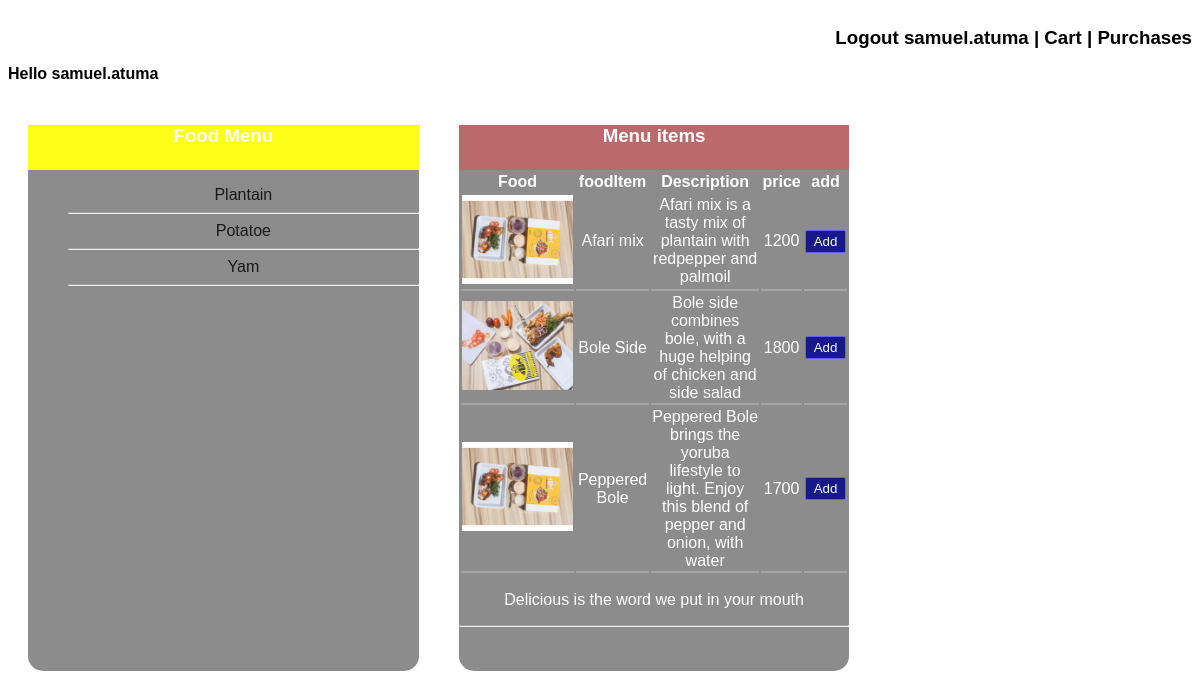
The app's page /bolemix/getmenu/Plantain/ (signed in) with its own data.
### bolemix/models.py (models this page shows, shortened)
class Plantain(models.Model):
    name = models.CharField(max_length=64)
    descr = models.CharField(max_length=120)
    price = models.IntegerField()
    img = models.ImageField(upload_to='food/imgs/plantain', null=True, blank=True)

### bolemix/views.py (the view)
# urls.py: path('getmenu/<str:names>/', views.getmenu, name='getmenu'),
def getmenu(request, names):
    if request.user.is_authenticated:
        if len(displayMsgs)>0:
            length = len(displayMsgs) - 1
            displayMsg = displayMsgs[length]
        else:
            displayMsg = ''
        for val in foodMenu:
            if val[0] == names:
                foodItems = val[1]
                return render(request, 'bolemix/menus.html', {'foodItems': foodItems, 'total': foodMenu, 'displayMsg': displayMsg, 'user': request.user})
    else:
        return render(request, 'bolemix/login.html', {'form': LoginForm(),'msg': 'Log in to get access to dbolemix'})

### bolemix/templates/bolemix/menus.html (shortened to what this page needs)
<!DOCTYPE html>
<html>
    <head>
    </head>
    <body>
        <h3 class='routingTo'><span><a href='{% url "logoutView" %}'>Logout {{ user }}</a></span> | <span><a href='{% url "purchased" %}'>Cart</a></span> | <span><a href='{% url "requested" %}'>Purchases</a></span></h3>
        <br>
        <br>
        <h4>Hello {{ user }}</h4>
        <div id='enbody'>
        <div id='designI'>
            <h3 class='menudesign'>Food Menu</h3>
        <ul>
            {% if total %}
                {% for food in total %}
                    <li><a href='{% url "getmenu" food.0 %}'>{{ food.0 }}</a></li>
                    <hr>
                {% endfor %}
            {% else %}
            <li> No menu yet</li>
            {% endif %}
        </ul>
     </div>
     <div id='designII'>
         <h3 id='menudesign'>Menu items</h3>
            {% if foodItems %}
                <table>
                    <tr>
                        <th>
                            Food
                        </th>
                        <th>
                            foodItem
                        </th>
                        <th>
                            Description
                        </th>
                        <th>
                            price
                        </th>
                        <th>
                            add
                        </th>
                    </tr>
                {% for foodItem in foodItems %}
                <tr>
                    <td style='width:30%'>
                        {% if foodItem.img %}
                        <img src='{{ foodItem.img.url }}' alt='{{ foodItem.name }}' style='width:100%'>
                        {% else %}
                        No image
                        {% endif %}
                    </td>
                    <td><a href="{% url 'getmenu' foodItem.name %}"></a>{{ foodItem.name }}</a></td>
                    <td><a href="{% url 'getmenu' foodItem.name %}"></a> {{ foodItem.descr }}</a></td>
                    <td><a href="{% url 'getmenu' foodItem.name %}"></a> {{ foodItem.price }}</a></td>
                    <td><button class='addToCart' data-food='{{ foodItem.name }}' data-price='{{ foodItem.price }}'>Add</button></td>
                </tr>
                {% endfor %}
                </table>
                {% else %}
                <li>No menu yet</li>
                {% endif %}
                <p id='stylish'>{{ displayMsg }}</p>
                <hr>
                <br>
                <br>
            </div>
            <br>
        </div>
    </body>
    </body>
</html>

### bolemix/templates/bolemix/menus.html (style rules this page uses)
body { background-color: white; font-family: Arial, Helvetica, sans-serif; }
button { background-color: navy; border-radius: 2px; color: aliceblue; border: 1px solid rgb(81, 81, 244); padding: 3px; padding-left: 8px; padding-right: 8px; cursor: pointer; }
#enbody { display: flex; flex-wrap: wrap; }
li { list-style: none; }
a { text-decoration: none; color: black; }
@media (min-width: 805px) { #designI, #designII, #designIII { text-align: center; border-radius: 15px; width: 33%; background-color: gray; opacity: 0.9; color: white; margin: 20px; } }
.routingTo { float: right; clear: both; }
td { border-bottom: 2px solid rgb(157, 156, 156); }
#menudesign { top: 0px; background-color: rgb(179, 90, 90); margin: auto; height: 45px; opacity: 1; text-align: center; }
.menudesign { height: 45px; margin: auto; top: 0px; background-color: yellow; opacity: 1; text-align: center; }

### records on screen
Plantain: img (picture), name "Afari mix", descr "Afari mix is a tasty mix of plantain with redpepper and palmoil", price "1200"
Plantain: img (picture), name "Bole Side", descr "Bole side combines bole, with a huge helping of chicken and side salad", price "1800"
Plantain: img (picture), name "Peppered Bole", descr "Peppered Bole brings the yoruba lifestyle to light. Enjoy this blend of pepper and onion, with water", price "1700"

### other values on screen
{{ user }} "samuel.atuma"
{{ food.0 }} "Plantain" "Potatoe" "Yam"
{{ displayMsg }} "Delicious is the word we put in your mouth"
